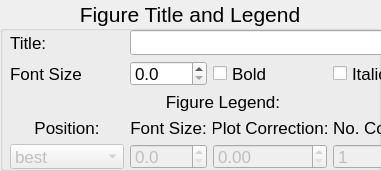
   <widget class="QGroupBox" name="groupBox_4">
    <property name="geometry">
     <rect>
      <x>770</x>
      <y>120</y>
      <width>381</width>
      <height>171</height>
     </rect>
    </property>
    <property name="font">
     <font>
      <family>Arial</family>
      <pointsize>16</pointsize>
     </font>
    </property>
    <property name="title">
     <string>Figure Title and Legend</string>
    </property>
    <property name="alignment">
     <set>Qt::AlignCenter</set>
    </property>
    <widget class="QWidget" name="gridLayoutWidget_2">
     <property name="geometry">
      <rect>
       <x>10</x>
       <y>30</y>
       <width>426</width>
       <height>139</height>
      </rect>
     </property>
     <property name="font">
      <font>
       <family>Arial</family>
       <pointsize>13</pointsize>
      </font>
     </property>
     <layout class="QGridLayout" name="gridLayout_2" rowstretch="1,1,1,1,0">
      <item row="3" column="1">
       <widget class="QLabel" name="label_49">
        <property name="font">
         <font>
          <family>Arial</family>
          <pointsize>13</pointsize>
         </font>
        </property>
        <property name="text">
         <string>Font Size:</string>
        </property>
        <property name="alignment">
         <set>Qt::AlignCenter</set>
        </property>
       </widget>
      </item>
      <item row="1" column="1">
       <widget class="QDoubleSpinBox" name="sbFigTitSz">
        <property name="font">
         <font>
          <family>Arial</family>
          <pointsize>13</pointsize>
         </font>
        </property>
        <property name="decimals">
         <number>1</number>
        </property>
        <property name="singleStep">
         <double>0.100000000000000</double>
        </property>
       </widget>
      </item>
      <item row="4" column="1">
       <widget class="QDoubleSpinBox" name="sbFigLegFontSz">
        <property name="enabled">
         <bool>false</bool>
        </property>
        <property name="font">
         <font>
          <pointsize>13</pointsize>
         </font>
        </property>
        <property name="decimals">
         <number>1</number>
        </property>
        <property name="singleStep">
         <double>0.100000000000000</double>
        </property>
       </widget>
      </item>
      <item row="1" column="0">
       <widget class="QLabel" name="label_47">
        <property name="font">
         <font>
          <family>Arial</family>
          <pointsize>13</pointsize>
         </font>
        </property>
        <property name="text">
         <string>Font Size</string>
        </property>
       </widget>
      </item>
      <item row="3" column="2">
       <widget class="QLabel" name="label_50">
        <property name="font">
         <font>
          <family>Arial</family>
          <pointsize>13</pointsize>
         </font>
        </property>
        <property name="text">
         <string>Plot Correction:</string>
        </property>
        <property name="alignment">
         <set>Qt::AlignCenter</set>
        </property>
       </widget>
      </item>
      <item row="3" column="3">
       <widget class="QLabel" name="label_51">
        <property name="font">
         <font>
          <family>Arial</family>
          <pointsize>13</pointsize>
         </font>
        </property>
        <property name="text">
         <string>No. Columns:</string>
        </property>
        <property name="alignment">
         <set>Qt::AlignCenter</set>
        </property>
       </widget>
      </item>
      <item row="4" column="0">
       <widget class="QComboBox" name="cbFigLegPos">
        <property name="enabled">
         <bool>false</bool>
        </property>
        <property name="font">
         <font>
          <family>Arial</family>
          <pointsize>13</pointsize>
         </font>
        </property>
        <item>
         <property name="text">
          <string>best</string>
         </property>
        </item>
        <item>
         <property name="text">
          <string>None</string>
         </property>
        </item>
        <item>
         <property name="text">
          <string>upper left</string>
         </property>
        </item>
        <item>
         <property name="text">
          <string>upper center</string>
         </property>
        </item>
        <item>
         <property name="text">
          <string>upper right</string>
         </property>
        </item>
        <item>
         <property name="text">
          <string>center left</string>
         </property>
        </item>
        <item>
         <property name="text">
          <string>center</string>
         </property>
        </item>
        <item>
         <property name="text">
          <string>center right</string>
         </property>
        </item>
        <item>
         <property name="text">
          <string>lower left</string>
         </property>
        </item>
        <item>
         <property name="text">
          <string>lower center</string>
         </property>
        </item>
        <item>
         <property name="text">
          <string>lower right</string>
         </property>
        </item>
       </widget>
      </item>
      <item row="3" column="0">
       <widget class="QLabel" name="label_48">
        <property name="font">
         <font>
          <family>Arial</family>
          <pointsize>13</pointsize>
         </font>
        </property>
        <property name="text">
         <string>Position:</string>
        </property>
        <property name="alignment">
         <set>Qt::AlignCenter</set>
        </property>
       </widget>
      </item>
      <item row="4" column="2">
       <widget class="QDoubleSpinBox" name="sbFigPlotCor">
        <property name="enabled">
         <bool>false</bool>
        </property>
        <property name="font">
         <font>
          <family>Arial</family>
          <pointsize>13</pointsize>
         </font>
        </property>
        <property name="singleStep">
         <double>0.010000000000000</double>
        </property>
       </widget>
      </item>
      <item row="1" column="2">
       <widget class="QCheckBox" name="chbFigTitBold">
        <property name="font">
         <font>
          <family>Arial</family>
          <pointsize>13</pointsize>
         </font>
        </property>
        <property name="text">
         <string>Bold</string>
        </property>
       </widget>
      </item>
      <item row="4" column="3">
       <widget class="QSpinBox" name="sbFigLegNcol">
        <property name="enabled">
         <bool>false</bool>
        </property>
        <property name="font">
         <font>
          <family>Arial</family>
          <pointsize>13</pointsize>
         </font>
        </property>
        <property name="minimum">
         <number>1</number>
        </property>
       </widget>
      </item>
      <item row="0" column="0">
       <widget class="QLabel" name="label_45">
        <property name="font">
         <font>
          <family>Arial</family>
          <pointsize>13</pointsize>
         </font>
        </property>
        <property name="text">
         <string>Title:</string>
        </property>
       </widget>
      </item>
      <item row="0" column="1" colspan="3">
       <widget class="QLineEdit" name="eFigTitle">
        <property name="font">
         <font>
          <family>Arial</family>
          <pointsize>13</pointsize>
         </font>
        </property>
       </widget>
      </item>
      <item row="1" column="3">
       <widget class="QCheckBox" name="chbFigTitIt">
        <property name="font">
         <font>
          <family>Arial</family>
          <pointsize>13</pointsize>
         </font>
        </property>
        <property name="text">
         <string>Italic</string>
        </property>
       </widget>
      </item>
      <item row="2" column="0" colspan="4">
       <widget class="QLabel" name="label_55">
        <property name="font">
         <font>
          <family>Arial</family>
          <pointsize>13</pointsize>
         </font>
        </property>
        <property name="text">
         <string>Figure Legend:</string>
        </property>
        <property name="alignment">
         <set>Qt::AlignCenter</set>
        </property>
       </widget>
      </item>
     </layout>
    </widget>
   </widget>
